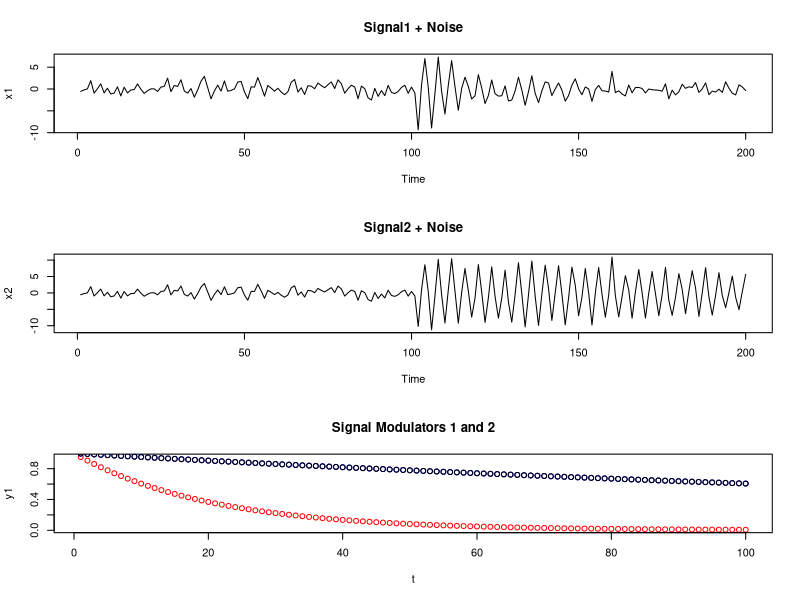

Source code (R):
#Simulate two series using sinusoidal functions for earthquakes and/or explosions 
#Run this code multiple times in R to see lots of samples!

#set.seed(124124) <- un-hash this to reproduce the same results 
par(mfrow=c(3,1))         #setting up graphics 
s1<-c(rep(0,100),10*exp(-(1:100)/20)*cos(2*pi*1:100/4)) #signal 1
s2<-c(rep(0,100),10*exp(-(1:100)/200)*cos(2*pi*1:100/4)) #signal 2 (pay attention to the difference!)
w<-rnorm(200)  #200 normally distributed random numbers -- this is the "noise"
x1<-s1+w  #signal1 + noise
x2<-s2+w  #signal2 + noise
ts.plot(x1,main="Signal1 + Noise")
ts.plot(x2,main="Signal2 + Noise")

#plotting signal modulators
#This will help you understand the differences in the two series!
t<-c(1:100)
y1<-exp(-t/20)
y2<-exp(-t/200)
plot(t,y1,main="Signal Modulators 1 and 2",col="red")
points(t,y2,col="blue")
points(t,y2)



